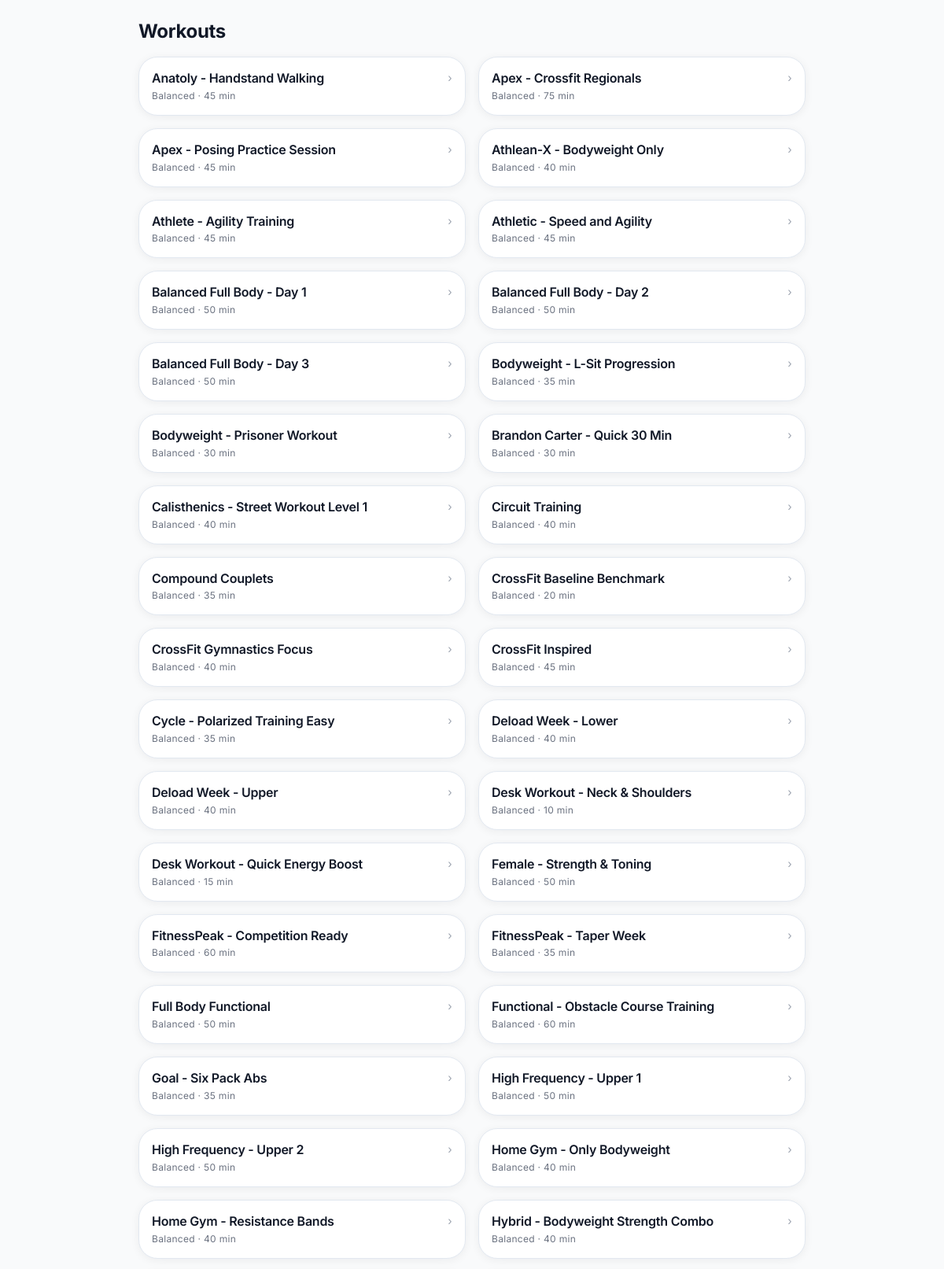
The page /workouts/ (upper part) on the database its author committed.
### workouts/models.py (models this page shows, shortened)
class Workout(models.Model):
    WORKOUT_TYPE_CHOICES = [
        ('hypertrophy', 'Hypertrophy'),
        ('strength', 'Strength'),
        ('endurance', 'Endurance'),
        ('balanced', 'Balanced'),
    ]
    name = models.CharField(max_length=200)
    workout_type = models.CharField(max_length=30, choices=WORKOUT_TYPE_CHOICES, default='balanced')
    duration_min = models.PositiveIntegerField(default=30)
    description = models.TextField(blank=True)
    created_at = models.DateTimeField(auto_now_add=True)
    class Meta:
        ordering = ['workout_type', 'name']

### workouts/views.py (the view)
# urls.py: path('', views.workout_list, name='list'),
def workout_list(request):
    wtype = request.GET.get('type')
    if wtype:
        workouts = Workout.objects.filter(workout_type=wtype)
    else:
        workouts = Workout.objects.all()
    return render(request, 'workouts/list.html', {'workouts': workouts, 'selected_type': wtype})

### templates/workouts/list.html (shortened to what this page needs)
{% extends "base.html" %}
{% block content %}
<div class="p-6 max-w-4xl mx-auto">
  <h1 class="font-display text-2xl font-bold mb-4">Workouts</h1>
  <div class="grid grid-cols-1 md:grid-cols-2 gap-4">
    {% for w in workouts %}
    <a href="{% url 'workouts:detail' w.pk %}" class="nt-card p-4 hover:shadow-xl transition-all">
      <div class="flex justify-between items-start">
        <div>
          <h3 class="font-semibold">{{ w.name }}</h3>
          <p class="text-xs text-gray-500 mt-1">{{ w.get_workout_type_display }} · {{ w.duration_min }} min</p>
        </div>
        <div class="text-sm text-gray-400">&rsaquo;</div>
      </div>
    </a>
    {% empty %}
    <p>No workouts found.</p>
    {% endfor %}
  </div>
</div>
{% endblock %}

### static/css/modern-theme.css (style rules this page uses)
.nt-card { animation: slideInUp 0.6s cubic-bezier(0.4, 0, 0.2, 1) forwards; opacity: 0; }
.nt-card { transition: all 0.4s cubic-bezier(0.34, 1.56, 0.64, 1); }
.grid > *, .flex > * { animation: slideInUp 0.5s ease-out forwards; opacity: 0; }
.grid > :nth-child(1), .flex > :nth-child(1) { animation-delay: 0.05s; }
.grid > :nth-child(2), .flex > :nth-child(2) { animation-delay: 0.1s; }
.grid > :nth-child(3), .flex > :nth-child(3) { animation-delay: 0.15s; }
.grid > :nth-child(4), .flex > :nth-child(4) { animation-delay: 0.2s; }
.grid > :nth-child(5), .flex > :nth-child(5) { animation-delay: 0.25s; }
.grid > :nth-child(n+6), .flex > :nth-child(n+6) { animation-delay: 0.3s; }
body { animation: slideInUp 0.5s ease-out; }
a { position: relative; transition: all 0.3s cubic-bezier(0.4, 0, 0.2, 1); }
*, *::before, *::after { transition: background-color 0.3s cubic-bezier(0.4, 0, 0.2, 1), color 0.3s cubic-bezier(0.4, 0, 0.2, 1), border-color 0.3s cubic-bezier(0.4, 0, 0.2, 1), box-shadow 0.3s cubic-bezier(0.4, 0, 0.2, 1); }
.shadow, [class*="shadow"] { transition: box-shadow 0.35s cubic-bezier(0.4, 0, 0.2, 1); }
h1, h2, h3, h4, h5, h6 { animation: slideInLeft 0.6s ease-out forwards; opacity: 0; }
h1 { animation-delay: 0.05s; }
h3 { animation-delay: 0.15s; }

### templates/base.html (style rules this page uses)
* { font-family: 'Inter', sans-serif; transition: border-color 0.3s ease, box-shadow 0.3s ease, transform 0.3s ease; }
button, a, .btn-primary, .btn-secondary, .nt-card, .food-item { transition: border-color 0.3s ease, box-shadow 0.3s ease, transform 0.3s ease; }
h1, h2, h3, h4, h5, h6, .font-display { font-family: 'Inter', sans-serif; font-weight: 700; letter-spacing: -0.015em; line-height: 1.3; }
h1 { font-size: 3rem; font-weight: 800; letter-spacing: -0.02em; }
h3 { font-size: 1.5rem; font-weight: 600; }
body { font-weight: 400; line-height: 1.65; letter-spacing: 0.3px; background: #f8fafc; }
html { scroll-behavior: smooth; }
.nt-card { background: #ffffff; border-radius: 1.5rem; box-shadow: 0 2px 12px rgba(15, 23, 42, 0.06); border: 1px solid #e2e8f0; backdrop-filter: blur(12px); transition: all 0.4s cubic-bezier(0.4, 0, 0.2, 1); }
a { transition: all 0.3s cubic-bezier(0.4, 0, 0.2, 1); color: #0ea5e9; text-decoration: none; }

### rows shown on the page
Workout: name "Anatoly - Handstand Walking", workout_type "Balanced", duration_min "45"
Workout: name "Apex - Crossfit Regionals", workout_type "Balanced", duration_min "75"
Workout: name "Apex - Posing Practice Session", workout_type "Balanced", duration_min "45"
Workout: name "Athlean-X - Bodyweight Only", workout_type "Balanced", duration_min "40"
Workout: name "Athlete - Agility Training", workout_type "Balanced", duration_min "45"
Workout: name "Athletic - Speed and Agility", workout_type "Balanced", duration_min "45"
Workout: name "Balanced Full Body - Day 1", workout_type "Balanced", duration_min "50"
Workout: name "Balanced Full Body - Day 2", workout_type "Balanced", duration_min "50"
Workout: name "Balanced Full Body - Day 3", workout_type "Balanced", duration_min "50"
Workout: name "Bodyweight - L-Sit Progression", workout_type "Balanced", duration_min "35"
Workout: name "Bodyweight - Prisoner Workout", workout_type "Balanced", duration_min "30"
Workout: name "Brandon Carter - Quick 30 Min", workout_type "Balanced", duration_min "30"
Workout: name "Calisthenics - Street Workout Level 1", workout_type "Balanced", duration_min "40"
Workout: name "Circuit Training", workout_type "Balanced", duration_min "40"
Workout: name "Compound Couplets", workout_type "Balanced", duration_min "35"
Workout: name "CrossFit Baseline Benchmark", workout_type "Balanced", duration_min "20"
Workout: name "CrossFit Gymnastics Focus", workout_type "Balanced", duration_min "40"
Workout: name "CrossFit Inspired", workout_type "Balanced", duration_min "45"
Workout: name "Cycle - Polarized Training Easy", workout_type "Balanced", duration_min "35"
Workout: name "Deload Week - Lower", workout_type "Balanced", duration_min "40"
Workout: name "Deload Week - Upper", workout_type "Balanced", duration_min "40"
Workout: name "Desk Workout - Neck & Shoulders", workout_type "Balanced", duration_min "10"
Workout: name "Desk Workout - Quick Energy Boost", workout_type "Balanced", duration_min "15"
Workout: name "Female - Strength & Toning", workout_type "Balanced", duration_min "50"
Workout: name "FitnessPeak - Competition Ready", workout_type "Balanced", duration_min "60"
Workout: name "FitnessPeak - Taper Week", workout_type "Balanced", duration_min "35"
Workout: name "Full Body Functional", workout_type "Balanced", duration_min "50"
Workout: name "Functional - Obstacle Course Training", workout_type "Balanced", duration_min "60"
Workout: name "Goal - Six Pack Abs", workout_type "Balanced", duration_min "35"
Workout: name "High Frequency - Upper 1", workout_type "Balanced", duration_min "50"
Workout: name "High Frequency - Upper 2", workout_type "Balanced", duration_min "50"
Workout: name "Home Gym - Only Bodyweight", workout_type "Balanced", duration_min "40"
Workout: name "Home Gym - Resistance Bands", workout_type "Balanced", duration_min "40"
Workout: name "Hybrid - Bodyweight Strength Combo", workout_type "Balanced", duration_min "40"
